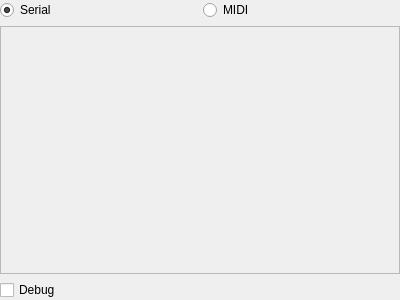
<?xml version="1.0" encoding="UTF-8"?>
<ui version="4.0">
 <class>BridgeHead</class>
 <widget class="QFrame" name="BridgeHead">
  <property name="geometry">
   <rect>
    <x>0</x>
    <y>0</y>
    <width>400</width>
    <height>300</height>
   </rect>
  </property>
  <property name="windowTitle">
   <string>Frame</string>
  </property>
  <layout class="QGridLayout" name="gridLayout">
   <property name="leftMargin">
    <number>0</number>
   </property>
   <property name="topMargin">
    <number>0</number>
   </property>
   <property name="rightMargin">
    <number>0</number>
   </property>
   <property name="bottomMargin">
    <number>0</number>
   </property>
   <item row="2" column="0" colspan="2">
    <widget class="QCheckBox" name="cbDebug">
     <property name="text">
      <string>Debug</string>
     </property>
    </widget>
   </item>
   <item row="0" column="0">
    <widget class="QRadioButton" name="rbSerial">
     <property name="text">
      <string>Serial</string>
     </property>
     <property name="checked">
      <bool>true</bool>
     </property>
    </widget>
   </item>
   <item row="0" column="1">
    <widget class="QRadioButton" name="rbMidi">
     <property name="text">
      <string>MIDI</string>
     </property>
    </widget>
   </item>
   <item row="1" column="0" colspan="2">
    <widget class="QFrame" name="frame">
     <property name="frameShape">
      <enum>QFrame::StyledPanel</enum>
     </property>
     <property name="frameShadow">
      <enum>QFrame::Raised</enum>
     </property>
    </widget>
   </item>
  </layout>
 </widget>
 <resources/>
 <connections/>
</ui>
